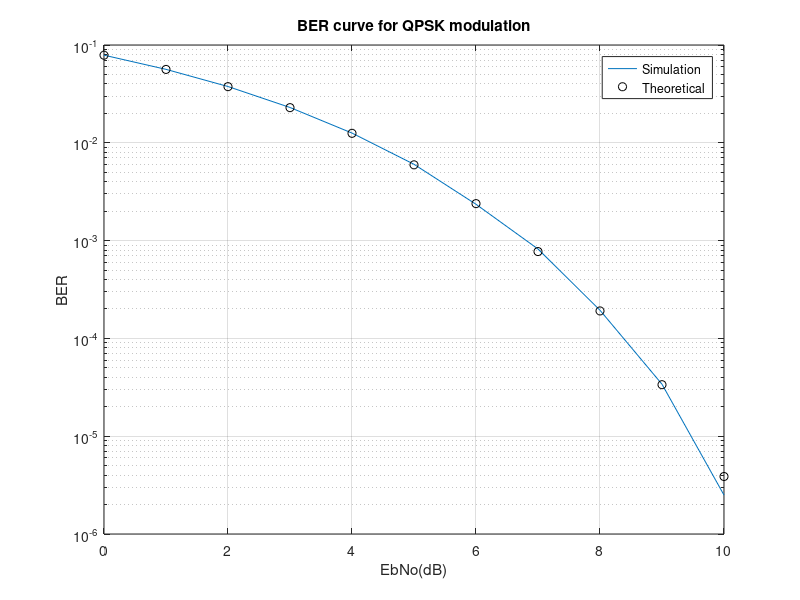

This figure's MATLAB source:
% This program is used to calculate the Bit Error Rate (BER) of QPSK in an 
% Additive White Gaussian Noise (AWGN) channel.

clear ; %Clear all variables
close all; %Close all figures
num_bit=1e6;
EbNodB=0:1:10;
EbNo=10.^(EbNodB/10);
for n=1:length(EbNodB)
    si=2*(round(rand(1,num_bit))-0.5); %In-phase symbol generation
    sq=2*(round(rand(1,num_bit))-0.5); %Quadrature symbol generation                
    s=si+1j*sq; %Adding the two parallel symbol streams
    w=(1/sqrt(2*EbNo(n)))*(randn(1,num_bit)+1j*randn(1,num_bit));  %Random noise generation
    r=s+w;  %Received signal
    si_=sign(real(r)); %In-phase demodulation
    sq_=sign(imag(r));  %Quadrature demodulation
    ber1=(num_bit-sum(si==si_))/num_bit;  %In-phase BER calculation
    ber2=(num_bit-sum(sq==sq_))/num_bit;   %Quadrature BER calculation
    sim_BER(n)=mean([ber1 ber2]);  %Overall BER
end
the_Ber = 0.5*erfc(sqrt(10.^(EbNodB/10))); % theoretical calculation of BER
semilogy(EbNodB, sim_BER,'-'); %Plotting simulated values
hold on
semilogy(EbNodB,the_Ber,'ko'); %Plotting theoretical values
title('BER curve for QPSK modulation');
legend('Simulation','Theoretical');
xlabel('EbNo(dB)')                              
ylabel('BER')                               
grid on